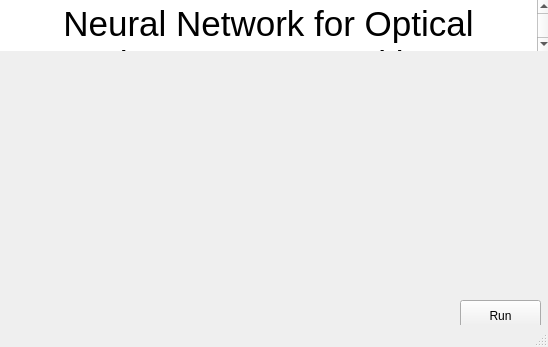
<?xml version="1.0" encoding="UTF-8"?>
<ui version="4.0">
 <class>NeuralNetwork</class>
 <widget class="QMainWindow" name="NeuralNetwork">
  <property name="geometry">
   <rect>
    <x>0</x>
    <y>0</y>
    <width>548</width>
    <height>347</height>
   </rect>
  </property>
  <property name="windowTitle">
   <string>MainWindow</string>
  </property>
  <widget class="QWidget" name="centralwidget">
   <widget class="QPushButton" name="runButton">
    <property name="geometry">
     <rect>
      <x>460</x>
      <y>300</y>
      <width>81</width>
      <height>31</height>
     </rect>
    </property>
    <property name="text">
     <string>Run</string>
    </property>
   </widget>
   <widget class="QTextBrowser" name="textBox">
    <property name="geometry">
     <rect>
      <x>0</x>
      <y>0</y>
      <width>551</width>
      <height>51</height>
     </rect>
    </property>
    <property name="frameShape">
     <enum>QFrame::NoFrame</enum>
    </property>
    <property name="frameShadow">
     <enum>QFrame::Plain</enum>
    </property>
    <property name="html">
     <string>&lt;!DOCTYPE HTML PUBLIC &quot;-//W3C//DTD HTML 4.0//EN&quot; &quot;http://www.w3.org/TR/REC-html40/strict.dtd&quot;&gt;
&lt;html&gt;&lt;head&gt;&lt;meta name=&quot;qrichtext&quot; content=&quot;1&quot; /&gt;&lt;style type=&quot;text/css&quot;&gt;
p, li { white-space: pre-wrap; }
&lt;/style&gt;&lt;/head&gt;&lt;body style=&quot; font-family:'MS Shell Dlg 2'; font-size:8pt; font-weight:400; font-style:normal;&quot;&gt;
&lt;p align=&quot;center&quot; style=&quot; margin-top:0px; margin-bottom:0px; margin-left:0px; margin-right:0px; -qt-block-indent:0; text-indent:0px;&quot;&gt;&lt;span style=&quot; font-family:'Times New Roman'; font-size:26pt;&quot;&gt;Neural Network for Optical Character Recognition&lt;/span&gt;&lt;/p&gt;&lt;/body&gt;&lt;/html&gt;</string>
    </property>
   </widget>
  </widget>
  <widget class="QStatusBar" name="statusbar"/>
 </widget>
 <resources/>
 <connections/>
</ui>
